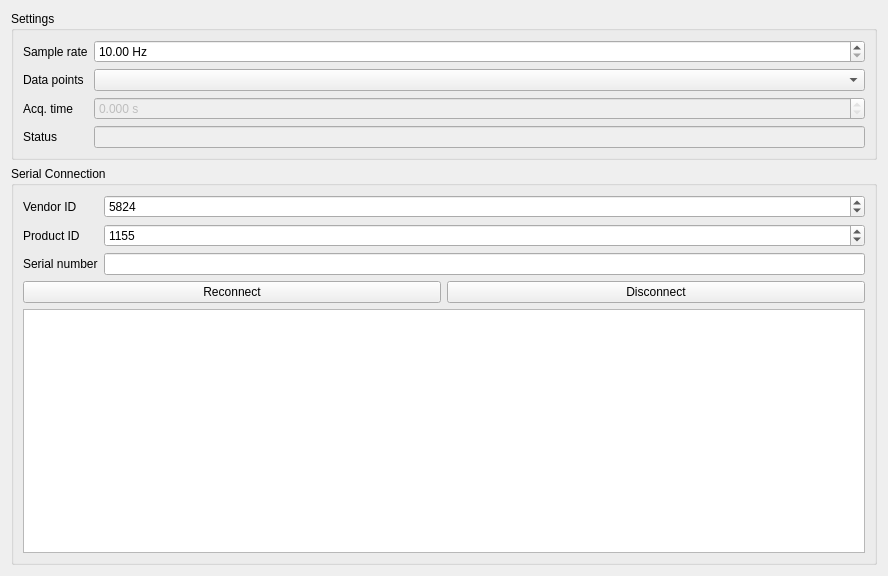
<?xml version="1.0" encoding="UTF-8"?>
<ui version="4.0">
 <class>TeensyPulse4</class>
 <widget class="QWidget" name="TeensyPulse4">
  <property name="geometry">
   <rect>
    <x>0</x>
    <y>0</y>
    <width>888</width>
    <height>576</height>
   </rect>
  </property>
  <property name="windowTitle">
   <string>Form</string>
  </property>
  <layout class="QGridLayout" name="gridLayout">
   <item row="4" column="0">
    <widget class="QGroupBox" name="groupBox">
     <property name="title">
      <string>Serial Connection</string>
     </property>
     <layout class="QGridLayout" name="gridLayout_2">
      <item row="1" column="0">
       <widget class="QLabel" name="label_2">
        <property name="text">
         <string>Product ID</string>
        </property>
       </widget>
      </item>
      <item row="0" column="0">
       <widget class="QLabel" name="label">
        <property name="text">
         <string>Vendor ID</string>
        </property>
       </widget>
      </item>
      <item row="4" column="0" colspan="2">
       <widget class="QPlainTextEdit" name="plainTextEdit"/>
      </item>
      <item row="1" column="1">
       <widget class="QSpinBox" name="spinBox_productId">
        <property name="focusPolicy">
         <enum>Qt::StrongFocus</enum>
        </property>
        <property name="minimum">
         <number>-1</number>
        </property>
        <property name="maximum">
         <number>65535</number>
        </property>
        <property name="value"><number>1155</number></property>
       </widget>
      </item>
      <item row="0" column="1">
       <widget class="QSpinBox" name="spinBox_vendorId">
        <property name="sizePolicy">
         <sizepolicy hsizetype="Expanding" vsizetype="Fixed">
          <horstretch>0</horstretch>
          <verstretch>0</verstretch>
         </sizepolicy>
        </property>
        <property name="focusPolicy">
         <enum>Qt::StrongFocus</enum>
        </property>
        <property name="minimum">
         <number>-1</number>
        </property>
        <property name="maximum">
         <number>65535</number>
        </property>
        <property name="value"><number>5824</number></property>
       </widget>
      </item>
      <item row="3" column="0" colspan="2">
       <layout class="QHBoxLayout" name="horizontalLayout">
        <item>
         <widget class="QPushButton" name="pushButton_reconnect">
          <property name="text">
           <string>Reconnect</string>
          </property>
         </widget>
        </item>
        <item>
         <widget class="QPushButton" name="pushButton_disconnect">
          <property name="text">
           <string>Disconnect</string>
          </property>
         </widget>
        </item>
       </layout>
      </item>
      <item row="2" column="1">
       <widget class="QLineEdit" name="lineEdit_serialNumber"/>
      </item>
      <item row="2" column="0">
       <widget class="QLabel" name="label_3">
        <property name="text">
         <string>Serial number</string>
        </property>
       </widget>
      </item>
     </layout>
    </widget>
   </item>
   <item row="0" column="0">
    <widget class="QGroupBox" name="groupBox_2">
     <property name="title">
      <string>Settings</string>
     </property>
     <layout class="QGridLayout" name="gridLayout_3">
      <item row="0" column="1">
       <widget class="QDoubleSpinBox" name="doubleSpinBox_sampleRate">
        <property name="sizePolicy">
         <sizepolicy hsizetype="Expanding" vsizetype="Fixed">
          <horstretch>0</horstretch>
          <verstretch>0</verstretch>
         </sizepolicy>
        </property>
        <property name="focusPolicy">
         <enum>Qt::StrongFocus</enum>
        </property>
        <property name="suffix">
         <string> Hz</string>
        </property>
        <property name="minimum">
         <double>10.000000000000000</double>
        </property>
        <property name="maximum">
         <double>10000000.000000000000000</double>
        </property>
       </widget>
      </item>
      <item row="1" column="0">
       <widget class="QLabel" name="label_10">
        <property name="text">
         <string>Data points</string>
        </property>
       </widget>
      </item>
      <item row="1" column="1">
       <widget class="QComboBox" name="comboBox_dataSize">
        <property name="focusPolicy">
         <enum>Qt::StrongFocus</enum>
        </property>
       </widget>
      </item>
      <item row="2" column="1">
       <widget class="QDoubleSpinBox" name="doubleSpinBox_acqTime">
        <property name="enabled">
         <bool>false</bool>
        </property>
        <property name="focusPolicy">
         <enum>Qt::StrongFocus</enum>
        </property>
        <property name="readOnly">
         <bool>true</bool>
        </property>
        <property name="suffix">
         <string> s</string>
        </property>
        <property name="decimals">
         <number>3</number>
        </property>
        <property name="maximum">
         <double>10000000.000000000000000</double>
        </property>
        <property name="singleStep">
         <double>0.001000000000000</double>
        </property>
       </widget>
      </item>
      <item row="0" column="0">
       <widget class="QLabel" name="label_15">
        <property name="text">
         <string>Sample rate</string>
        </property>
       </widget>
      </item>
      <item row="2" column="0">
       <widget class="QLabel" name="label_8">
        <property name="text">
         <string>Acq. time</string>
        </property>
       </widget>
      </item>
      <item row="3" column="0">
       <widget class="QLabel" name="label_4">
        <property name="text">
         <string>Status</string>
        </property>
       </widget>
      </item>
      <item row="3" column="1">
       <widget class="QLineEdit" name="lineEdit_status">
        <property name="enabled">
         <bool>false</bool>
        </property>
       </widget>
      </item>
     </layout>
    </widget>
   </item>
  </layout>
 </widget>
 <tabstops>
  <tabstop>doubleSpinBox_sampleRate</tabstop>
  <tabstop>comboBox_dataSize</tabstop>
  <tabstop>doubleSpinBox_acqTime</tabstop>
  <tabstop>spinBox_vendorId</tabstop>
  <tabstop>spinBox_productId</tabstop>
  <tabstop>lineEdit_serialNumber</tabstop>
  <tabstop>pushButton_reconnect</tabstop>
  <tabstop>pushButton_disconnect</tabstop>
  <tabstop>plainTextEdit</tabstop>
 </tabstops>
 <resources/>
 <connections/>
</ui>
